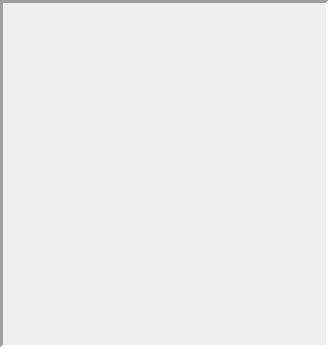
<?xml version="1.0" encoding="UTF-8"?>
<ui version="4.0">
 <class>ShoalList</class>
 <widget class="QWidget" name="ShoalList">
  <property name="geometry">
   <rect>
    <x>0</x>
    <y>0</y>
    <width>329</width>
    <height>348</height>
   </rect>
  </property>
  <property name="sizePolicy">
   <sizepolicy hsizetype="Expanding" vsizetype="Expanding">
    <horstretch>0</horstretch>
    <verstretch>0</verstretch>
   </sizepolicy>
  </property>
  <property name="maximumSize">
   <size>
    <width>16777215</width>
    <height>16777215</height>
   </size>
  </property>
  <property name="windowTitle">
   <string>Form</string>
  </property>
  <property name="autoFillBackground">
   <bool>true</bool>
  </property>
  <layout class="QVBoxLayout" name="verticalLayout_2">
   <property name="spacing">
    <number>0</number>
   </property>
   <property name="leftMargin">
    <number>0</number>
   </property>
   <property name="topMargin">
    <number>0</number>
   </property>
   <property name="rightMargin">
    <number>0</number>
   </property>
   <property name="bottomMargin">
    <number>0</number>
   </property>
   <item>
    <widget class="QFrame" name="frame">
     <property name="frameShape">
      <enum>QFrame::Panel</enum>
     </property>
     <property name="frameShadow">
      <enum>QFrame::Sunken</enum>
     </property>
     <property name="lineWidth">
      <number>3</number>
     </property>
     <layout class="QVBoxLayout" name="verticalLayout_3">
      <property name="spacing">
       <number>0</number>
      </property>
      <property name="leftMargin">
       <number>0</number>
      </property>
      <property name="topMargin">
       <number>0</number>
      </property>
      <property name="rightMargin">
       <number>0</number>
      </property>
      <property name="bottomMargin">
       <number>0</number>
      </property>
      <item>
       <widget class="QScrollArea" name="scrollArea">
        <property name="sizePolicy">
         <sizepolicy hsizetype="Expanding" vsizetype="Expanding">
          <horstretch>0</horstretch>
          <verstretch>0</verstretch>
         </sizepolicy>
        </property>
        <property name="frameShape">
         <enum>QFrame::NoFrame</enum>
        </property>
        <property name="verticalScrollBarPolicy">
         <enum>Qt::ScrollBarAlwaysOff</enum>
        </property>
        <property name="horizontalScrollBarPolicy">
         <enum>Qt::ScrollBarAlwaysOff</enum>
        </property>
        <property name="widgetResizable">
         <bool>true</bool>
        </property>
        <widget class="QWidget" name="shoalList">
         <property name="geometry">
          <rect>
           <x>0</x>
           <y>0</y>
           <width>323</width>
           <height>16</height>
          </rect>
         </property>
         <property name="sizePolicy">
          <sizepolicy hsizetype="Expanding" vsizetype="Fixed">
           <horstretch>0</horstretch>
           <verstretch>0</verstretch>
          </sizepolicy>
         </property>
         <layout class="QVBoxLayout" name="listLayout">
          <property name="spacing">
           <number>0</number>
          </property>
          <property name="leftMargin">
           <number>0</number>
          </property>
          <property name="topMargin">
           <number>0</number>
          </property>
          <property name="rightMargin">
           <number>0</number>
          </property>
          <property name="bottomMargin">
           <number>0</number>
          </property>
         </layout>
        </widget>
       </widget>
      </item>
     </layout>
    </widget>
   </item>
  </layout>
 </widget>
 <resources/>
 <connections/>
</ui>
